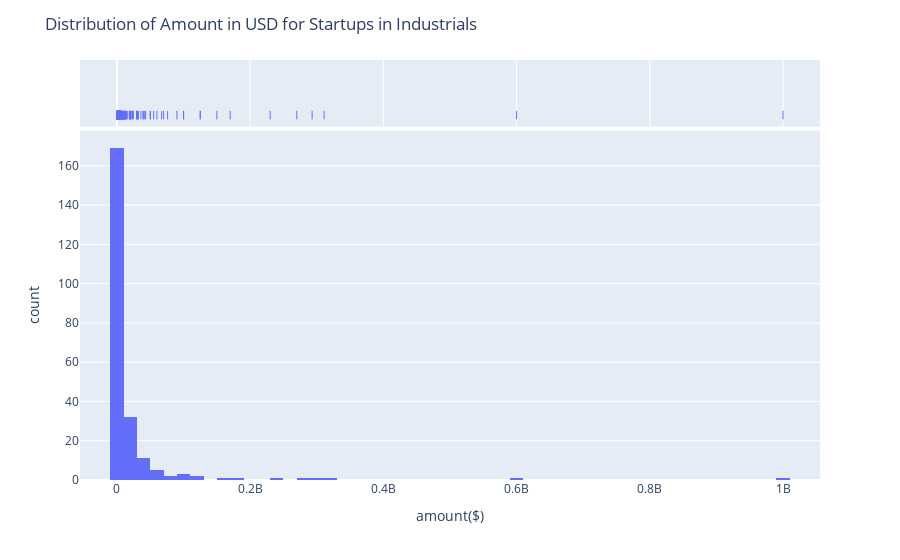

This figure's notebook cell:
### Markdown cell above
- Check the distribution of amount in samples and decide on the appropriate statistics

### Code cell
# Distribution of amount in USD for startups in bengaluru and not in bengaluru
for sector, startups  in startups_sector.items():
    fig = px.histogram(startups, x='amount($)',  # Custom color mapping
                    marginal='rug', histfunc='count')
    
    # Set custom title
    fig.update_layout(title=f'Distribution of Amount in USD for Startups in {sector}')

    # Show the plot
    fig.show()

### Figure 1 — Plotly figure (JSON) as saved in the notebook; plotly's stock layout.template omitted (floating-point values rounded to 4 significant figures; data arrays with more than 128 entries replaced by an {"elided": "..."} marker saying what was removed)
{"data": [{"alignmentgroup": "True", "bingroup": "x", "histfunc": "count", "hovertemplate": "amount($)=%{x}<br>count=%{y}<extra></extra>", "legendgroup": "", "marker": {"color": "#636efa", "pattern": {"shape": ""}}, "name": "", "offsetgroup": "", "orientation": "v", "showlegend": false, "type": "histogram", "x": {"elided": "232 float values"}, "xaxis": "x", "yaxis": "y"}, {"alignmentgroup": "True", "boxpoints": "all", "fillcolor": "rgba(255,255,255,0)", "hoveron": "points", "hovertemplate": "amount($)=%{x}<extra></extra>", "jitter": 0, "legendgroup": "", "line": {"color": "rgba(255,255,255,0)"}, "marker": {"color": "#636efa", "symbol": "line-ns-open"}, "name": "", "offsetgroup": "", "showlegend": false, "type": "box", "x": {"elided": "232 float values"}, "xaxis": "x2", "yaxis": "y2"}], "layout": {"barmode": "relative", "legend": {"tracegroupgap": 0}, "margin": {"t": 60}, "title": {"text": "Distribution of Amount in USD for Startups in Industrials"}, "xaxis": {"anchor": "y", "domain": [0, 1], "title": {"text": "amount($)"}}, "xaxis2": {"anchor": "y2", "domain": [0, 1], "matches": "x", "showgrid": true, "showticklabels": false}, "yaxis": {"anchor": "x", "domain": [0, 0.8316], "title": {"text": "count"}}, "yaxis2": {"anchor": "x2", "domain": [0.8416, 1], "matches": "y2", "showgrid": false, "showline": false, "showticklabels": false, "ticks": ""}}}
